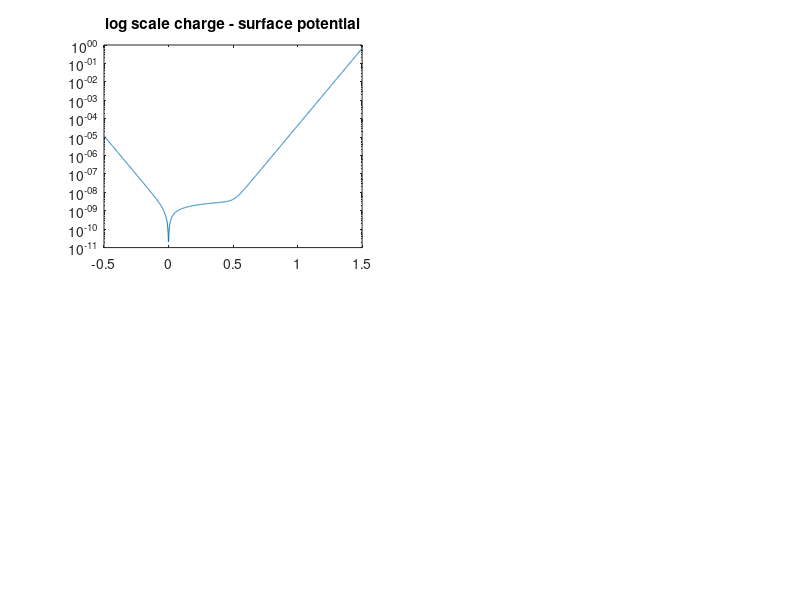

Here is the MATLAB script that generated this plot: (Note: this script raises an error after producing the figure.)
%%surface voltage%%
qs=-0.5:0.001:1.5;

t=300;
k=1.38*10^-23;
q=1.6*10^-19;
eo=8.854187817*10^-14;
h=6.626*10^-34;
mnmp=1.396*10^-68;

es=11.7;
ni300=1.45*10^10;
Na=6.5*10^13;
eox=3.9;
tox=4.1*10^-7;%%in cm
tox2=25*10^-7;%%in cm
Vgmax=2.5;
Qoi=0;
qms=0;
Mn=600;
w=10*10^-4;%%in cm
L=1*10^-4;%%in cm
vg1=0.525;
vg2=0.5;
vg3=0.475;%%don't use vg less than vth %%you can get vth after simulation the choose vg

ni=2*(2*pi*k*t/h^2)^(3/2) * (mnmp)^(3/4) * exp(-1.12*q/(2*k*t));
qf=(t*k/q)*log(Na/ni);
Cox=eox*eo/tox;
Cox2=eox*eo/tox2;
Vfb=-Qoi*q/Cox+qms;
Vfb2=-Qoi*q/Cox2+qms;
vth=Vfb+sqrt(2*q*es*eo*Na*2*qf)/Cox+2*qf;
vth2=Vfb2+sqrt(2*q*es*eo*Na*2*qf)/Cox2+2*qf;
lamda=(2*10^-6)/L;
%%vds=vg1-vth;

Qs=-(sqrt(2.*es.*eo.*k.*t.*Na).*sqrt((exp(-q.*qs./(k.*t))+q.*qs./(k.*t)-1)+((ni.^2./Na.^2).*(exp(q.*qs./(k.*t))-q.*qs./(k.*t)-1))));
subplot(2,2,1)
semilogy(qs,-Qs);
title('log scale charge - surface potential');
hold on
xline(2*qf,'-.b');
%%xline(vth,'-.r');%%

%%%%%%%%%%%%%%%%%%%%%%%%%%%%%%%%%%%%%%%%%%%%%%%%%%%%%%%%%%%%%%%%%%%%%%%%%%%
%%if U want the graph of -ve voltage remove the "%%" from the else statment
subplot(2,2,2)
m=0;
n=0;
i=1;
for qtemp=qs
    if (qtemp>=0)
        Vg(i)=-Qs(i).*tox./(eox.*eo) + qtemp + Vfb;
    else
        Vg(i)=Qs(i).*tox./(eox.*eo) + qtemp + Vfb;
    end
    if (Vg(i)>(vg1-0.1)&&Vg(i)<(vg1+0.1))
        qs1=qtemp;
    end
    i=i+1;
end
hold on
plot(Vg,qs);
xlim([0 Vgmax])
title('surface potential - gate voltage     with different oxide thickness')
hold on
i=1;
for qtemp=qs
    if (qtemp>=0)
        Vg(i)=-Qs(i).*tox2./(eox.*eo) + qtemp + Vfb2;
    else
        Vg(i)=Qs(i).*tox2./(eox.*eo) + qtemp + Vfb2;
    end
    i=i+1;
end
hold on
plot(Vg,qs);
xlim([0 Vgmax])
ylim([0 inf])
if(Vg(1)==0)
    ylim([0 inf])
end
hold on
yline(2*qf,'-.b');
xline(vth,'-.r');
xline(vth2,'-.r');


%%%%%%%%%%%%%%%%%%%%%%%%%%%%%%%%%%%%%%%%%%%%%%%%%%%%%%%%%%%%%%%%%%%%%%%%%%%
subplot(2,2,3)

%%x=sqrt(2*q*es*eo*Na)/Cox;
%%vdmax=(-x/2+sqrt(x^2+4*(vg1-Vfb))/2)^2-2*qf;
vov=vg1-vth;
%%b=vov*(vov*lamda-2);
b=vov*(-2);
c=vov^2;
vdmax=(-b-sqrt(b^2-4*c))/2;
tm=vg1-2*qf-Vfb;
b=-(2*tm+2*q*Na*es*eo/(Cox)^2);
c=tm^2-2*q*Na*es*eo*2*qf/(Cox)^2;
vdmax2=(-b-sqrt(b^2-4*c))/2;
vd=0:0.001:vdmax;
vdd=0:0.001:vdmax2;
Id=Mn.*Cox.*(w/L).*((vg1-Vfb-2*qf-vdd/2).*vdd-(2/3).*(sqrt(2*q*es*eo*Na)/Cox).*((vdd+2*qf).^(3/2)-(2*qf).^(3/2))).* (1+lamda.*vdd);
plot(vdd,Id)
hold on
Id2=Mn.*Cox.*(w/L).*((vg1-vth).*vd-0.5.*vd.^2).* (1+lamda.*vd);
plot(vd,Id2)
title('drain current - drain voltage     with different gate voltage')
%%lamda=Id(end)/(vdmax-Va);
vd2=vdmax:0.001:0.8;
%%lamda=((2.*eo.*es./(q.*Na)).^0.5 ./ (2.*L.*(vd2-vg1+vth+0.7).^2));
Id3=Mn.*Cox.*(w/(2*L)).*(vg1-vth).^2 .* (1+lamda.*vd2);
hold on
plot(vd2,Id3)
vdd2=vdmax2:0.001:0.8;
%%lamda=((2.*eo.*es./(q.*Na)).^0.5 ./ (2.*L.*(vdd2-vg1+vth+0.7).^2));
Id4=Mn.*Cox.*(w/L).*((vg1-Vfb-2*qf-vdmax2/2).*vdmax2-(2/3).*(sqrt(2*q*es*eo*Na)/Cox).*((vdmax2+2*qf).^(3/2)-(2*qf).^(3/2))).* (1+lamda.*vdd2);
hold on
plot(vdd2,Id4)
vds = vdmax;

hold on
%%x=sqrt(2*q*es*eo*Na)/Cox;
%%vdmax=(-x/2+sqrt(x^2+4*(vg2-Vfb))/2)^2-2*qf;
vov=vg2-vth;
b=vov*(-2);
c=vov^2;
vdmax=(-b-sqrt(b^2-4*c))/2;
tm=vg2-2*qf-Vfb;
b=-(2*tm+2*q*Na*es*eo/(Cox)^2);
c=tm^2-2*q*Na*es*eo*2*qf/(Cox)^2;
vdmax2=(-b-sqrt(b^2-4*c))/2;
vd=0:0.001:vdmax;
vdd=0:0.001:vdmax2;
Id=Mn.*Cox.*(w/L).*((vg2-Vfb-2*qf-vdd/2).*vdd-(2/3).*(sqrt(2*q*es*eo*Na)/Cox).*((vdd+2*qf).^(3/2)-(2*qf).^(3/2))).* (1+lamda.*vdd);
plot(vdd,Id)
hold on
Id2=Mn.*Cox.*(w/L).*((vg2-vth).*vd-0.5.*vd.^2).* (1+lamda.*vd);
plot(vd,Id2)
%%lamda=Id(end)/(vdmax-Va);
vd2=vdmax:0.001:0.8;
%%lamda=((2.*eo.*es./(q.*Na)).^0.5 ./ (2.*L.*(vd2-vg2+vth+0.7).^2));
Id3=Mn.*Cox.*(w/(2*L)).*((vg2-vth).^2*(1+lamda.*vd2));
hold on
plot(vd2,Id3)
vdd2=vdmax2:0.001:0.8;
%%lamda=((2.*eo.*es./(q.*Na)).^0.5 ./ (2.*L.*(vdd2-vg2+vth+0.7).^2));
Id4=Mn.*Cox.*(w/L).*((vg2-Vfb-2*qf-vdmax2/2).*vdmax2-(2/3).*(sqrt(2*q*es*eo*Na)/Cox).*((vdmax2+2*qf).^(3/2)-(2*qf).^(3/2))).* (1+lamda.*vdd2);
hold on
plot(vdd2,Id4)

hold on
%%x=sqrt(2*q*es*eo*Na)/Cox;
%%vdmax=(-x/2+sqrt(x^2+4*(vg3-Vfb))/2)^2-2*qf;
vov=vg3-vth;
b=vov*(-2);
c=vov^2;
vdmax=(-b-sqrt(b^2-4*c))/2;
tm=vg3-2*qf-Vfb;
b=-(2*tm+2*q*Na*es*eo/(Cox)^2);
c=tm^2-2*q*Na*es*eo*2*qf/(Cox)^2;
vdmax2=(-b-sqrt(b^2-4*c))/2;
vd=0:0.001:vdmax;
vdd=0:0.001:vdmax2;
Id=Mn.*Cox.*(w/L).*((vg3-Vfb-2*qf-vdd/2).*vdd-(2/3).*(sqrt(2*q*es*eo*Na)/Cox).*((vdd+2*qf).^(3/2)-(2*qf).^(3/2))).* (1+lamda.*vdd);
plot(vdd,Id)
hold on
Id2=Mn.*Cox.*(w/L).*((vg3-vth).*vd-0.5.*vd.^2).* (1+lamda.*vd);
plot(vd,Id2)
%%lamda=Id(end)/(vdmax-Va);
vd2=vdmax:0.001:0.8;
%%lamda=((2.*eo.*es./(q.*Na)).^0.5 ./ (2.*L.*(vd2-vg3+vth+0.7).^2));
Id3=Mn.*Cox.*(w/(2*L)).*((vg3-vth).^2*(1+lamda.*vd2));
hold on
plot(vd2,Id3)
vdd2=vdmax2:0.001:0.8;
%%lamda=((2.*eo.*es./(q.*Na)).^0.5 ./ (2.*L.*(vdd2-vg3+vth+0.7).^2));
Id4=Mn.*Cox.*(w/L).*((vg3-Vfb-2*qf-vdmax2/2).*vdmax2-(2/3).*(sqrt(2*q*es*eo*Na)/Cox).*((vdmax2+2*qf).^(3/2)-(2*qf).^(3/2))).* (1+lamda.*vdd2);
hold on
plot(vdd2,Id4)

%%%%%%%%%%%%%%%%%%%%%%%%%%%%%%%%%%%%%%%%%%

vgs=vth:0.001:vg1;
Id5=Mn.*Cox.*(w/(2*L)).*((vgs-vth).^2 .* (1+lamda.*vds));
hold on
plot(vgs-vth,Id5)
subplot(2,2,4)
hold on
plot(vgs,Id5)
title('drain current - gate voltage')
